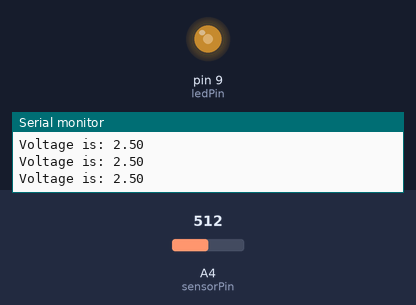
The sketch below on a simulated Arduino Uno, built with avr-gcc and run on an emulated ATmega328P. Parts: output pins drawn as LEDs (lit = HIGH), the last lines printed to the serial monitor. Inputs (shaded band) come from the test bench; at power-on: A4 (sensorPin) = 512.

Above: at 1.2 s.
1.3 s: A4 (sensorPin) set to 716
At 2.3 s:
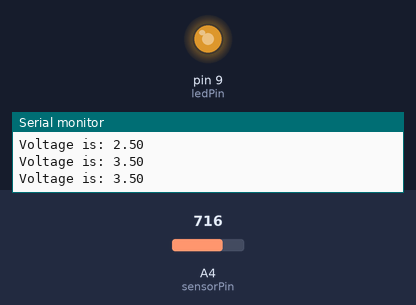
3.3 s: A4 (sensorPin) set to 900
At 4.8 s:
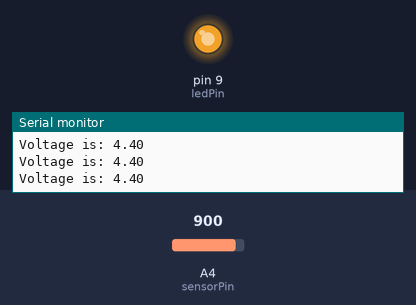
5.1 s: A4 (sensorPin) set to 122
At 6.5 s:
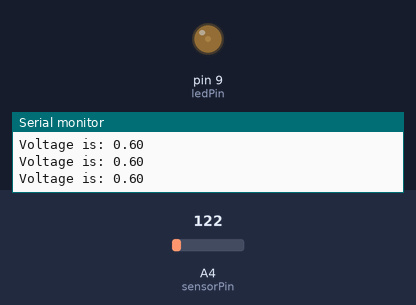
Timing chart, 0 to 8.1 s (numbered marks = the images above; inputs shaded):
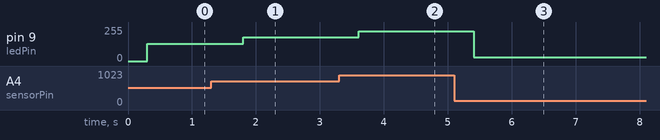

The sketch:

ex3-b.ino
```cpp
int sensorPin = A4;  // Määritetään sensorin pinni (analoginen pinni A4)
int ledPin = 9;      // Määritetään LEDin pinni (digitaalinen pinni 9)
int sensorValue = 0; // Alustetaan sensorin arvo
int val;             // Väliaikainen muuttuja ADC-lukemille
int ledState = LOW;  // Alustetaan LEDin tila alhaiseksi

void setup()
{
    Serial.begin(9600);        // Käynnistetään serial monitor
    pinMode(ledPin, OUTPUT);   // Asetetaan ledPin ulostuloksi
    digitalWrite(ledPin, LOW); // Asetetaan LED pois päältä
    ADC_init();                // Kutsutaan ADC_init funktiota ADC:n alustamiseksi
}

void loop()
{
    uint16_t sensorValue = ADC_read(sensorPin); // Luetaan sensorin arvo muuttujaan
    float voltage = sensorValue / 1023.0 * 5.0; // Lasketaan jännitte

    Serial.print("Voltage is: ");
    Serial.println(voltage);

    analogWrite(ledPin, sensorValue / 4); // Asetetaan LEDin jännite sensorin arvon mukaan
    delay(300);
}

void ADC_init()
{
    // rekisteriasetukset
    ADMUX |= (1 << REFS0) | (1 << MUX2); // Asetetaan referenssijännite ja ADC-muunnoskanava
    ADCSRA |= (1 << ADEN);               // Aktivoidaan ADC
    ADCSRB = 0x00;                       // Asetetaan ADCSRB rekisteri nolliksi
}

uint16_t ADC_read(uint8_t ch)
{
    // aloitetaan muunnos
    ADCSRA |= (1 << ADSC); // Käynnistetään ADC-muunnos

    while (ADCSRA & B00001000) // Odotetaan, että muunnos on valmis
    {
        ;
    }

    val = ADC;  // Luetaan ADC arvo
    return val; // Palautetaan ADC arvo
}
```

Measured:
- after the input at 1.3 s, pin 9 (ledPin): 128/255 → 179/255 after 0.50 s
- after the input at 3.3 s, pin 9 (ledPin): 179/255 → 225/255 after 0.31 s
- after the input at 5.1 s, pin 9 (ledPin): 225/255 → 30/255 after 0.31 s
